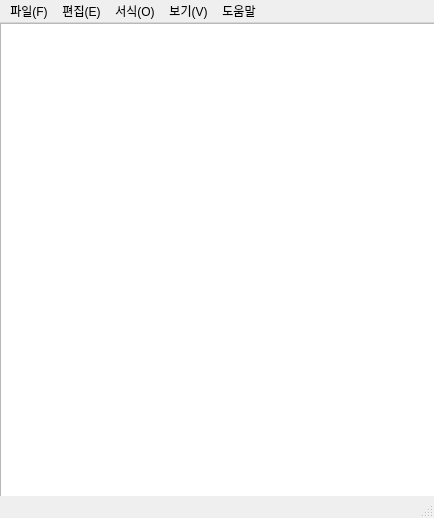
<?xml version="1.0" encoding="UTF-8"?>
<ui version="4.0">
 <class>mainWindow</class>
 <widget class="QMainWindow" name="mainWindow">
  <property name="geometry">
   <rect>
    <x>0</x>
    <y>0</y>
    <width>434</width>
    <height>518</height>
   </rect>
  </property>
  <property name="windowTitle">
   <string>Notepad</string>
  </property>
  <widget class="QWidget" name="centralwidget">
   <widget class="QPlainTextEdit" name="plainTextEdit">
    <property name="geometry">
     <rect>
      <x>0</x>
      <y>0</y>
      <width>441</width>
      <height>481</height>
     </rect>
    </property>
    <property name="plainText">
     <string/>
    </property>
   </widget>
  </widget>
  <widget class="QMenuBar" name="menubar">
   <property name="geometry">
    <rect>
     <x>0</x>
     <y>0</y>
     <width>434</width>
     <height>21</height>
    </rect>
   </property>
   <widget class="QMenu" name="menu_file">
    <property name="title">
     <string>파일(F)</string>
    </property>
    <property name="toolTipsVisible">
     <bool>true</bool>
    </property>
    <addaction name="action_open"/>
    <addaction name="action_save"/>
    <addaction name="action_save_as"/>
    <addaction name="separator"/>
    <addaction name="action_close"/>
   </widget>
   <widget class="QMenu" name="menu_edit">
    <property name="title">
     <string>편집(E)</string>
    </property>
    <addaction name="action_undo"/>
    <addaction name="separator"/>
    <addaction name="action_cut"/>
    <addaction name="action_copy"/>
    <addaction name="action_paste"/>
    <addaction name="separator"/>
    <addaction name="action_find"/>
    <addaction name="action_next_find"/>
    <addaction name="action_prev_find"/>
    <addaction name="action_find_replace"/>
    <addaction name="action_go"/>
    <addaction name="separator"/>
    <addaction name="action_all_select"/>
    <addaction name="action_15"/>
   </widget>
   <widget class="QMenu" name="menu_form">
    <property name="title">
     <string>서식(O)</string>
    </property>
   </widget>
   <widget class="QMenu" name="menu_view">
    <property name="title">
     <string>보기(V)</string>
    </property>
   </widget>
   <widget class="QMenu" name="menu_help">
    <property name="title">
     <string>도움말</string>
    </property>
   </widget>
   <addaction name="menu_file"/>
   <addaction name="menu_edit"/>
   <addaction name="menu_form"/>
   <addaction name="menu_view"/>
   <addaction name="menu_help"/>
  </widget>
  <widget class="QStatusBar" name="statusbar"/>
  <action name="action_open">
   <property name="text">
    <string>열기</string>
   </property>
   <property name="shortcut">
    <string>Ctrl+O</string>
   </property>
  </action>
  <action name="actionCtrl_O">
   <property name="text">
    <string>Ctrl + O</string>
   </property>
  </action>
  <action name="action_save">
   <property name="text">
    <string>저장</string>
   </property>
   <property name="shortcut">
    <string>Ctrl+S</string>
   </property>
  </action>
  <action name="action_save_as">
   <property name="text">
    <string>다른 이름으로 저장</string>
   </property>
   <property name="shortcut">
    <string>Ctrl+Shift+S</string>
   </property>
  </action>
  <action name="action_close">
   <property name="text">
    <string>끝내기</string>
   </property>
  </action>
  <action name="action_undo">
   <property name="text">
    <string>실행 취소</string>
   </property>
  </action>
  <action name="action_cut">
   <property name="text">
    <string>잘라내기</string>
   </property>
  </action>
  <action name="action_copy">
   <property name="text">
    <string>복사</string>
   </property>
  </action>
  <action name="action_paste">
   <property name="text">
    <string>붙여넣기</string>
   </property>
  </action>
  <action name="action_find">
   <property name="text">
    <string>찾기 </string>
   </property>
  </action>
  <action name="action_next_find">
   <property name="text">
    <string>다음 찾기</string>
   </property>
  </action>
  <action name="action_prev_find">
   <property name="text">
    <string>이전 찾기</string>
   </property>
  </action>
  <action name="action_find_replace">
   <property name="text">
    <string>바꾸기</string>
   </property>
  </action>
  <action name="action_go">
   <property name="text">
    <string>이동</string>
   </property>
  </action>
  <action name="action_all_select">
   <property name="text">
    <string>모두 선택</string>
   </property>
  </action>
  <action name="action_15">
   <property name="text">
    <string>시간/날짜</string>
   </property>
  </action>
 </widget>
 <resources/>
 <connections/>
</ui>
